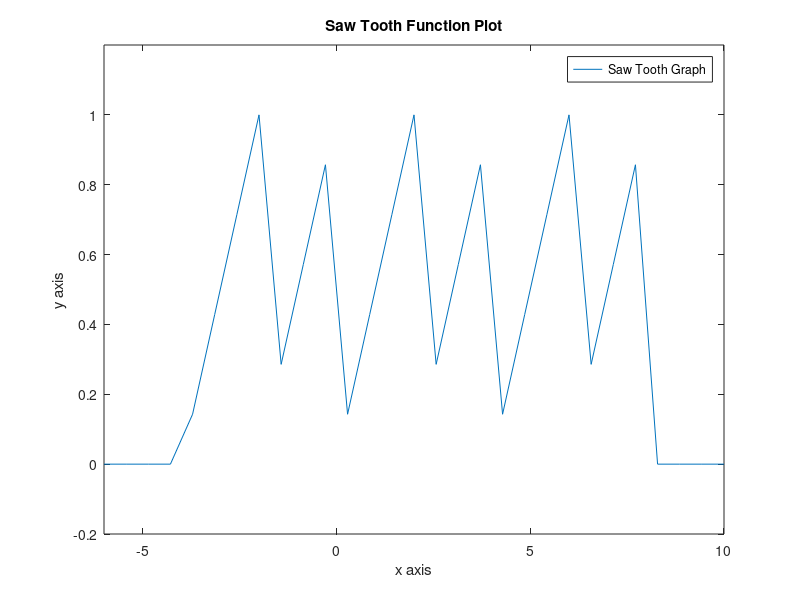

The MATLAB script that drew this image:
% SawToothPlot.m
% Patrick Utz, 4/13/18, 12.2

% Description: Write a program to plot the following saw-tooth function
% as shown.

% Variables: sawTooth = anonymous function that creates the sawtooth

clear
% x = linspace(-6,10,100)
sawTooth = @(x) 0*(x<-4)+(.5*x+2).*(x>-4 & x<=-2)+(.5*x+1).*(x>-2 & ...
            x<=0)+(.5*x).*(x>0 & x<=2)+(.5.*x-1).*(x>2 & x<=4)+(.5.*x-2)...
            .*(x>4 & x<=6)+(.5.*x-3).*(x>6 & x<=8)+0*(x>8);
fplot(sawTooth,[-6 10]);
axis([-6 10 -.2 1.2])
title('Saw Tooth Function Plot');
xlabel('x axis');  
ylabel('y axis');
legend('Saw Tooth Graph');

